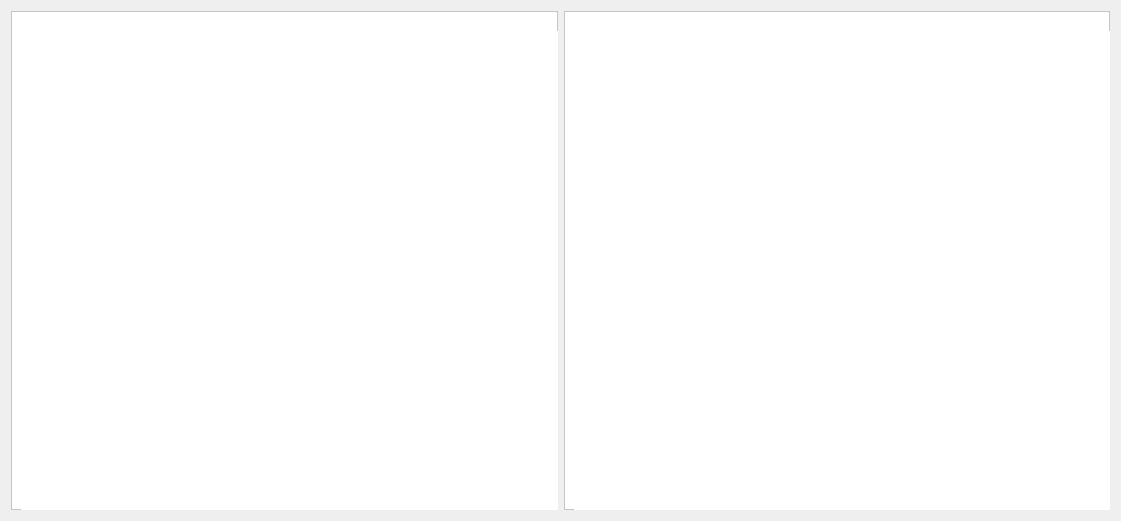
   <widget class="QWidget" name="horizontalLayoutWidget_2">
    <property name="geometry">
     <rect>
      <x>239</x>
      <y>0</y>
      <width>1121</width>
      <height>521</height>
     </rect>
    </property>
    <layout class="QHBoxLayout" name="horizontalLayout_2">
     <item>
      <widget class="QFrame" name="frame_3">
       <property name="styleSheet">
        <string notr="true">background-color: rgb(255, 255, 255);</string>
       </property>
       <property name="frameShape">
        <enum>QFrame::StyledPanel</enum>
       </property>
       <property name="frameShadow">
        <enum>QFrame::Raised</enum>
       </property>
       <widget class="QLabel" name="label_2">
        <property name="geometry">
         <rect>
          <x>10</x>
          <y>20</y>
          <width>541</width>
          <height>481</height>
         </rect>
        </property>
        <property name="text">
         <string/>
        </property>
       </widget>
      </widget>
     </item>
     <item>
      <widget class="QFrame" name="frame_4">
       <property name="styleSheet">
        <string notr="true">background-color: rgb(255, 255, 255);</string>
       </property>
       <property name="frameShape">
        <enum>QFrame::StyledPanel</enum>
       </property>
       <property name="frameShadow">
        <enum>QFrame::Raised</enum>
       </property>
       <widget class="QLabel" name="label_3">
        <property name="geometry">
         <rect>
          <x>10</x>
          <y>20</y>
          <width>541</width>
          <height>491</height>
         </rect>
        </property>
        <property name="text">
         <string/>
        </property>
       </widget>
      </widget>
     </item>
    </layout>
   </widget>
